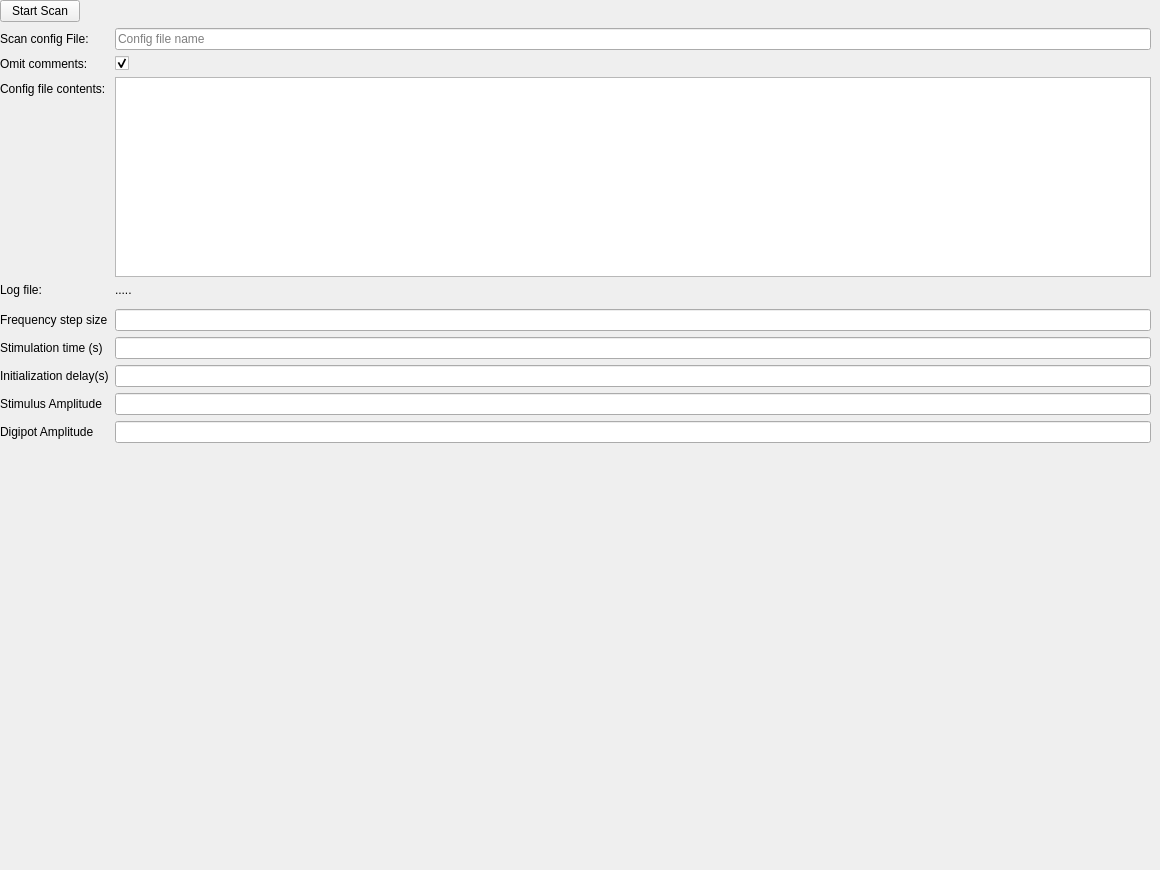
             <widget class="QWidget" name="tab_3">
              <attribute name="title">
               <string>Advanced</string>
              </attribute>
              <widget class="QWidget" name="layoutWidget">
               <property name="geometry">
                <rect>
                 <x>0</x>
                 <y>0</y>
                 <width>1151</width>
                 <height>861</height>
                </rect>
               </property>
               <layout class="QFormLayout" name="formLayout_8">
                <property name="fieldGrowthPolicy">
                 <enum>QFormLayout::ExpandingFieldsGrow</enum>
                </property>
                <item row="0" column="0">
                 <widget class="QPushButton" name="btnScanCtrlAdv">
                  <property name="text">
                   <string>Start Scan</string>
                  </property>
                 </widget>
                </item>
                <item row="1" column="0">
                 <widget class="QLabel" name="configFileName_label">
                  <property name="text">
                   <string>Scan config File:</string>
                  </property>
                 </widget>
                </item>
                <item row="1" column="1">
                 <widget class="QLineEdit" name="configFileName">
                  <property name="autoFillBackground">
                   <bool>false</bool>
                  </property>
                  <property name="text">
                   <string/>
                  </property>
                  <property name="placeholderText">
                   <string>Config file name</string>
                  </property>
                 </widget>
                </item>
                <item row="2" column="0">
                 <widget class="QLabel" name="omitComments_label">
                  <property name="text">
                   <string>Omit comments:</string>
                  </property>
                 </widget>
                </item>
                <item row="2" column="1">
                 <widget class="QCheckBox" name="omitComments_cb">
                  <property name="text">
                   <string/>
                  </property>
                  <property name="checked">
                   <bool>true</bool>
                  </property>
                  <property name="tristate">
                   <bool>false</bool>
                  </property>
                 </widget>
                </item>
                <item row="3" column="0">
                 <widget class="QLabel" name="configFileContents_label">
                  <property name="text">
                   <string>Config file contents:</string>
                  </property>
                 </widget>
                </item>
                <item row="3" column="1">
                 <widget class="QPlainTextEdit" name="configFileContents">
                  <property name="enabled">
                   <bool>true</bool>
                  </property>
                  <property name="sizePolicy">
                   <sizepolicy hsizetype="Expanding" vsizetype="Fixed">
                    <horstretch>0</horstretch>
                    <verstretch>0</verstretch>
                   </sizepolicy>
                  </property>
                  <property name="minimumSize">
                   <size>
                    <width>0</width>
                    <height>200</height>
                   </size>
                  </property>
                  <property name="maximumSize">
                   <size>
                    <width>16777215</width>
                    <height>200</height>
                   </size>
                  </property>
                 </widget>
                </item>
                <item row="5" column="0">
                 <widget class="QLabel" name="logFilename_label">
                  <property name="text">
                   <string>Log file:</string>
                  </property>
                 </widget>
                </item>
                <item row="5" column="1">
                 <widget class="QLabel" name="logFilename_val">
                  <property name="text">
                   <string>.....</string>
                  </property>
                 </widget>
                </item>
                <item row="11" column="1">
                 <layout class="QHBoxLayout" name="horizontalLayout_10"/>
                </item>
                <item row="14" column="0">
                 <widget class="QLabel" name="label_14">
                  <property name="text">
                   <string>Initialization delay(s)</string>
                  </property>
                 </widget>
                </item>
                <item row="14" column="1">
                 <widget class="QLineEdit" name="advInitDelayLineEdit"/>
                </item>
                <item row="15" column="0">
                 <widget class="QLabel" name="label_15">
                  <property name="text">
                   <string>Stimulus Amplitude</string>
                  </property>
                 </widget>
                </item>
                <item row="15" column="1">
                 <widget class="QLineEdit" name="advAmplitudeLineEdit"/>
                </item>
                <item row="13" column="1">
                 <widget class="QLineEdit" name="advStimTimeLineEdit"/>
                </item>
                <item row="13" column="0">
                 <widget class="QLabel" name="label_13">
                  <property name="text">
                   <string>Stimulation time (s)</string>
                  </property>
                 </widget>
                </item>
                <item row="12" column="1">
                 <widget class="QLineEdit" name="advFssLineEdit"/>
                </item>
                <item row="12" column="0">
                 <widget class="QLabel" name="label_12">
                  <property name="text">
                   <string>Frequency step size</string>
                  </property>
                 </widget>
                </item>
                <item row="16" column="0">
                 <widget class="QLabel" name="label_7">
                  <property name="text">
                   <string>Digipot Amplitude</string>
                  </property>
                 </widget>
                </item>
                <item row="16" column="1">
                 <widget class="QLineEdit" name="advDigipotAmplitudeLineEdit"/>
                </item>
               </layout>
              </widget>
             </widget>
